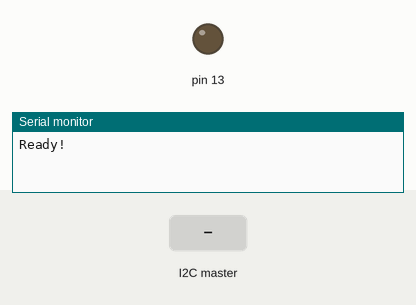
This sketch was run on a simulated Arduino Uno, built with avr-gcc and run on an emulated ATmega328P. On the bench: output pins drawn as LEDs (lit = HIGH), the last lines printed to the serial monitor. The inputs (shaded band) are chosen by the test bench.

Above: at 1.2 s.
1.3 s: the I2C master sends the byte 1
At 2.4 s:
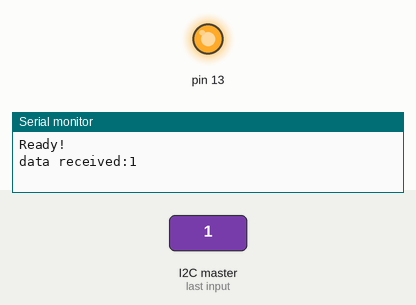
Timing chart, 0 to 4.3 s (numbered marks = the images above; inputs shaded):
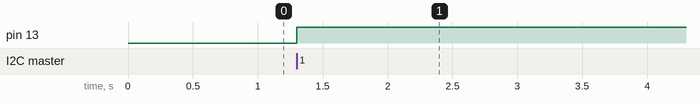

The sketch:

i2c_com_Pi_serial.ino
```cpp
#include <Wire.h>

#define SLAVE_ADDRESS 0x08
int number = 0;
int state = 0;

void setup() {
  // put your setup code here, to run once:
  pinMode(13, OUTPUT);
  Serial.begin(9600);

  // initialize i2c slave
  Wire.begin(SLAVE_ADDRESS);

  // define callbacks for i2c communication
  Wire.onReceive(receiveData);
  Wire.onRequest(sendData);
  Serial.println("Ready!");
}

void loop() {
  // put your main code here, to run repeatedly:
 delay(100);

}

// callback for received Data
void receiveData(int byteCount){
  while(Wire.available()){
    number = Wire.read();
    Serial.print("data received:");
    Serial.println(number);

    if (number == 1){
      if (state == 0){
        digitalWrite(13, HIGH);
        state = 1;
      }
      else{
        digitalWrite(13, LOW);
        state = 0;
      }
    }
  }
}

// callback for sending data
void sendData(){
  Wire.write(number);
}
```

Measured:
- after the input at 1.3 s, pin 13: LOW → HIGH at once
